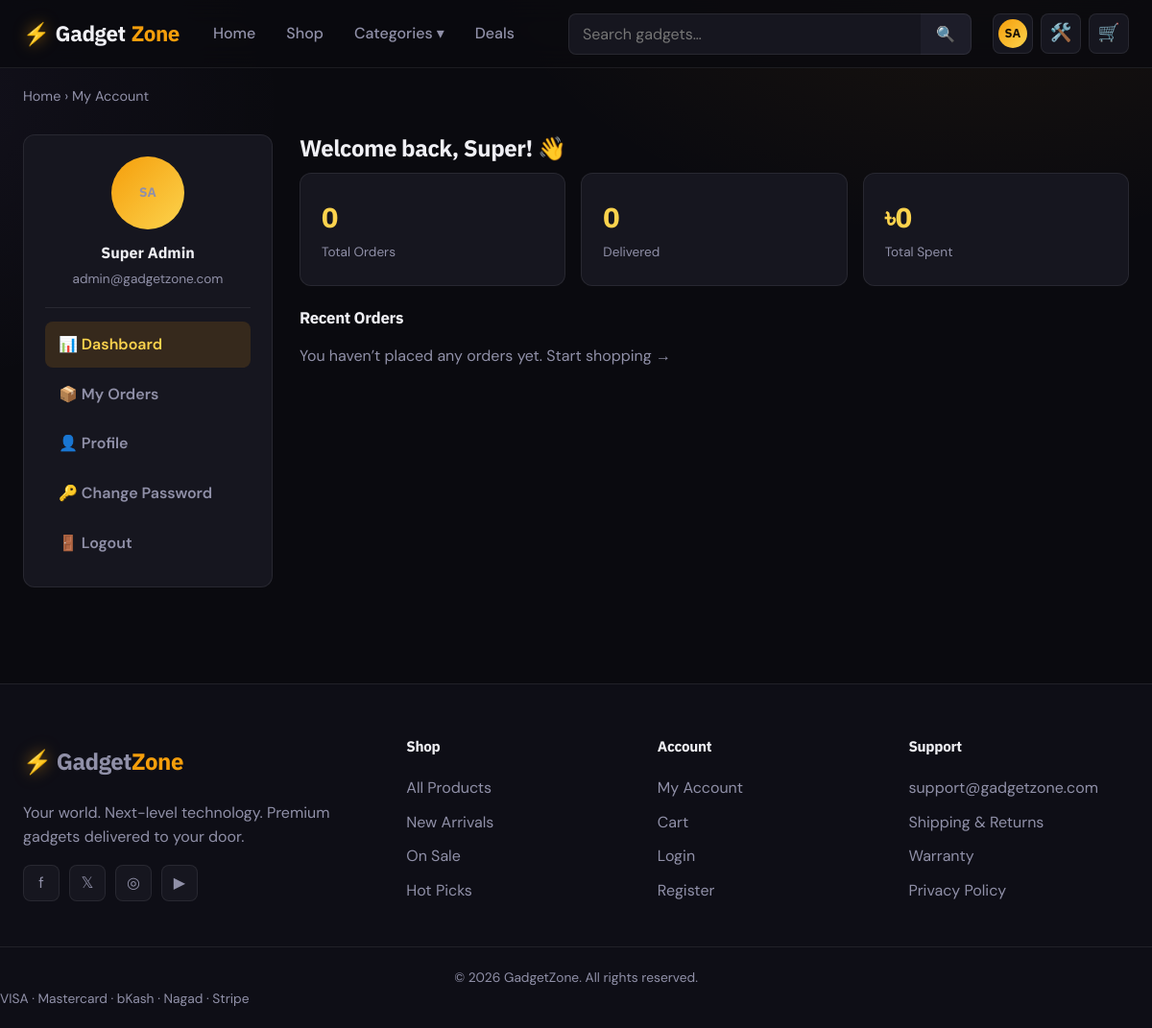
Screenshot of /pages/myaccount.php (signed in) with the database file from the repository.
### tables this page shows
CREATE TABLE IF NOT EXISTS users (
    id         INT AUTO_INCREMENT PRIMARY KEY,
    first_name VARCHAR(80)  NOT NULL,
    last_name  VARCHAR(80)  NOT NULL,
    email      VARCHAR(150) NOT NULL UNIQUE,
    password   VARCHAR(255) NOT NULL,
    phone      VARCHAR(20),
    address    TEXT,
    city       VARCHAR(100),
    avatar     VARCHAR(255) DEFAULT NULL,
    role       ENUM('member','admin','super_admin') DEFAULT 'member',
    created_at TIMESTAMP DEFAULT CURRENT_TIMESTAMP
);

### includes/db.php (called while the page is built, shortened)
<?php
$conn = mysqli_init();
$conn->set_charset('utf8mb4');
function url($path = '')
{
    return BASE_URL . '/' . ltrim($path, '/');
}
require_once __DIR__ . '/currency.php';
require_once __DIR__ . '/functions.php';

### includes/functions.php (called while the page is built, shortened)
<?php
function e($data)
{
    return htmlspecialchars((string)$data, ENT_QUOTES, 'UTF-8');
}
function isLoggedIn()
{
    return isset($_SESSION['user_id']) && (int)$_SESSION['user_id'] > 0;
}
function getCurrentUser()
{
    global $conn;
    $id   = (int)$_SESSION['user_id'];
    $stmt = $conn->prepare("SELECT * FROM users WHERE id=? LIMIT 1");
    $stmt->bind_param('i', $id);
    $stmt->execute();
    $user = $stmt->get_result()->fetch_assoc();
    return $user ?: null;
}
function initials($first, $last = '')
{
    $a = mb_substr(trim($first), 0, 1);
    $b = mb_substr(trim($last), 0, 1);
    return strtoupper($a . $b) ?: 'U';
}
    ob_start(); ?>

### includes/currency.php (called while the page is built, shortened)
<?php
function getActiveCurrency()
{
    if (isset($_SESSION['_cur_cache']) && is_array($_SESSION['_cur_cache'])) {
        return $_SESSION['_cur_cache'];
    }
    $cur = compact('code', 'symbol', 'name', 'rate', 'decimals', 'after');
    return $cur;
}
function convertAmount($bdt)
{
    $cur = getActiveCurrency();
    return (float)$bdt * $cur['rate'];
}
function formatPrice($bdt)
{
    $cur     = getActiveCurrency();
    $value   = convertAmount($bdt);
    $number  = number_format($value, $cur['decimals']);
    return $cur['after']
        ? $number . ' ' . $cur['symbol']
        : $cur['symbol'] . $number;
}

### pages/myaccount.php (the view, shortened to what this page needs)
<?php
require_once __DIR__ . '/../includes/db.php';
$user = getCurrentUser();
$tab  = $_GET['tab'] ?? 'dashboard';
function fetchOrders($conn, $uid, $limit = null)
{
    $sql = "SELECT o.*, (SELECT COUNT(*) FROM order_items oi WHERE oi.order_id=o.id) AS item_count
            FROM orders o WHERE o.user_id=? ORDER BY o.created_at DESC";
    $stmt = $conn->prepare($sql);
    $stmt->bind_param('i', $uid);
    $stmt->execute();
    $rows = $stmt->get_result()->fetch_all(MYSQLI_ASSOC);
    return $rows;
}
$allOrders = fetchOrders($conn, $user['id']);
$totalOrders = count($allOrders);
$delivered = count(array_filter($allOrders, fn($o) => $o['status'] === 'delivered'));
$totalSpent = array_sum(array_column($allOrders, 'total_amount'));
$recent = array_slice($allOrders, 0, 5);
$avatarUrl = $user['avatar'] ? url('assets/uploads/avatars/' . $user['avatar']) : '';
require_once __DIR__ . '/../includes/header.php';
?>
<div class="container">
    <nav class="breadcrumb"><a href="<?= url('index.php') ?>">Home</a> › <span>My Account</span></nav>
    <div class="account-layout">
        <aside class="account-sidebar">
            <div class="account-user">
                <?php if ($avatarUrl): ?>
                    <img class="account-avatar-img" src="<?= e($avatarUrl) ?>" alt="avatar">
                <?php else: ?>
                    <span class="account-avatar"><?= e(initials($user['first_name'], $user['last_name'])) ?></span>
                <?php endif; ?>
                <strong><?= e($user['first_name'] . ' ' . $user['last_name']) ?></strong>
                <span><?= e($user['email']) ?></span>
            </div>
            <nav class="account-nav">
                <a href="?tab=dashboard" class="<?= $tab==='dashboard'?'active':'' ?>">📊 Dashboard</a>
                <a href="?tab=orders"    class="<?= $tab==='orders'?'active':'' ?>">📦 My Orders</a>
                <a href="?tab=profile"   class="<?= $tab==='profile'?'active':'' ?>">👤 Profile</a>
                <a href="?tab=password"  class="<?= $tab==='password'?'active':'' ?>">🔑 Change Password</a>
                <a href="<?= url('pages/logout.php') ?>" class="logout-link">🚪 Logout</a>
            </nav>
        </aside>
        <section class="account-content">
            <?php if ($tab === 'dashboard'): ?>
                <h2>Welcome back, <?= e($user['first_name']) ?>! 👋</h2>
                <div class="stat-cards">
                    <div class="stat-card"><span class="stat-num"><?= $totalOrders ?></span><span class="stat-label">Total Orders</span></div>
                    <div class="stat-card"><span class="stat-num"><?= $delivered ?></span><span class="stat-label">Delivered</span></div>
                    <div class="stat-card"><span class="stat-num"><?= formatPrice($totalSpent) ?></span><span class="stat-label">Total Spent</span></div>
                </div>
                <h3 class="block-title">Recent Orders</h3>
                <?php if ($recent): ?>
                    <div class="table-wrap">
                    <table class="data-table">
                        <thead><tr><th>Order #</th><th>Date</th><th>Total</th><th>Status</th><th>Payment</th></tr></thead>
                        <tbody>
                        <?php foreach ($recent as $o): ?>
                            <tr>
                                <td><?= e($o['order_number']) ?></td>
                                <td><?= date('M j, Y', strtotime($o['created_at'])) ?></td>
                                <td><?= formatPrice($o['total_amount']) ?></td>
                                <td><span class="status-badge sb-<?= statusColor($o['status']) ?>"><?= ucfirst($o['status']) ?></span></td>
                                <td><?= e($o['payment_method']) ?></td>
                            </tr>
                        <?php endforeach; ?>
                        </tbody>
                    </table>
                    </div>
                <?php else: ?>
                    <p class="muted">You haven’t placed any orders yet. <a href="<?= url('pages/shop.php') ?>">Start shopping →</a></p>
                <?php endif; ?>
            <?php endif; ?>
        </section>
    </div>
</div>
<?php require_once __DIR__ . '/../includes/footer.php'; ?>

### includes/header.php (shortened to what this page needs)
<?php
$__user      = getCurrentUser();
$__cssVer = @filemtime(__DIR__ . '/../assets/css/style.css') ?: time();
?>
<!DOCTYPE html>
<html lang="en">
<head>
    <link rel="stylesheet" href="<?= url('assets/css/style.css') ?>?v=<?= $__cssVer ?>">
</head>
<body data-base="<?= e(BASE_URL) ?>">
<header class="site-header">
    <div class="container header-inner">
        <a class="brand" href="<?= url('index.php') ?>">
            <span class="brand-mark">⚡</span> Gadget<span class="brand-accent">Zone</span>
        </a>
        <nav class="main-nav" id="mainNav">
            <a href="<?= url('index.php') ?>">Home</a>
            <a href="<?= url('pages/shop.php') ?>">Shop</a>
            <div class="nav-dropdown">
                <a href="<?= url('pages/shop.php') ?>">Categories ▾</a>
            </div>
            <a href="<?= url('pages/shop.php?badge=SALE') ?>">Deals</a>
        </nav>
        <form class="header-search" action="<?= url('pages/shop.php') ?>" method="GET" role="search">
            <input type="search" name="search" placeholder="Search gadgets…"
                   value="<?= isset($_GET['search']) ? e($_GET['search']) : '' ?>" aria-label="Search">
            <button type="submit" aria-label="Search">🔍</button>
        </form>
        <div class="header-actions">
            <?php if ($__user): ?>
                <a class="icon-btn" href="<?= url('pages/myaccount.php') ?>" title="My Account">
                    <span class="avatar-mini"><?= e(initials($__user['first_name'], $__user['last_name'])) ?></span>
                </a>
                <?php if (in_array($__user['role'], ['admin','super_admin'], true)): ?>
                    <a class="icon-btn admin-link" href="<?= url('admin/index.php') ?>" title="Admin">🛠️</a>
                <?php endif; ?>
            <?php else: ?>
                <a class="icon-btn" href="<?= url('pages/login.php') ?>" title="Login">👤</a>
            <?php endif; ?>
            <a class="icon-btn cart-link" href="<?= url('pages/cart.php') ?>" title="Cart">
                🛒
            </a>
        </div>
    </div>
</header>
<main class="site-main">

### rows the page displays
users: first_name+last_name "SA", initials($user['first_name'], $user['last_name']) "SA", first_name+last_name "Super Admin", email "admin@gadgetzone.com", first_name "Super"

### other values shown
$totalOrders "0"
$delivered "0"
formatPrice($totalSpent) "৳0"
